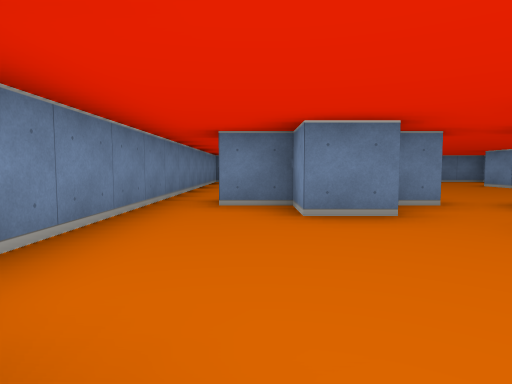
view 1 (above)

12 first-person views from a walk through a cub3D ray-caster map. The camera is about half as high as the walls, tilts 4° down and sees 75° across. The floor is counted in squares. Each view is taken from the middle of a square. On the plan, view 1 faces up. The plan holds only what a view shows up to about 9 squares ahead; the rest is blank.

view 2
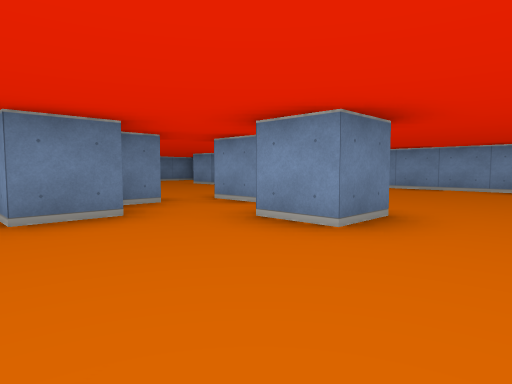

view 3
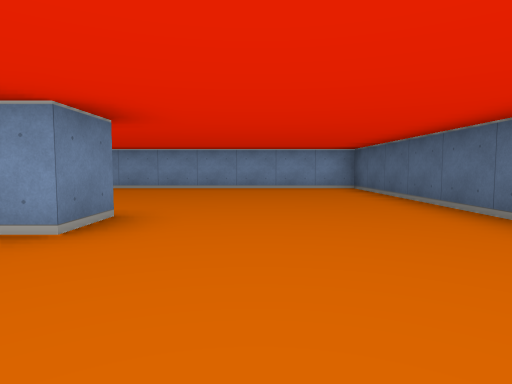

view 4
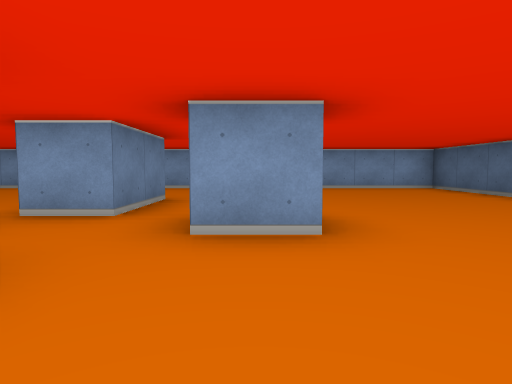

view 5
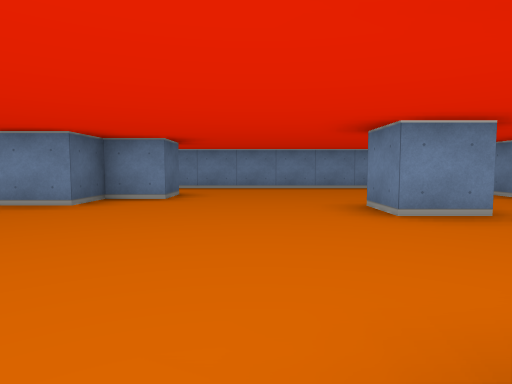

view 6
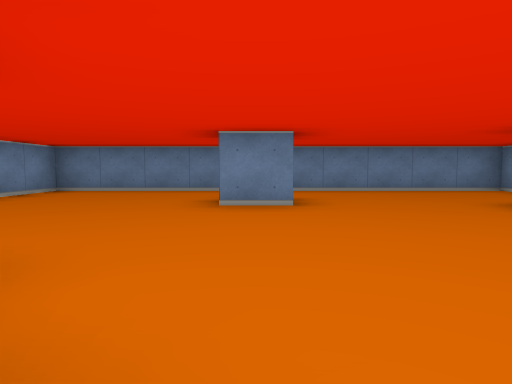

view 7
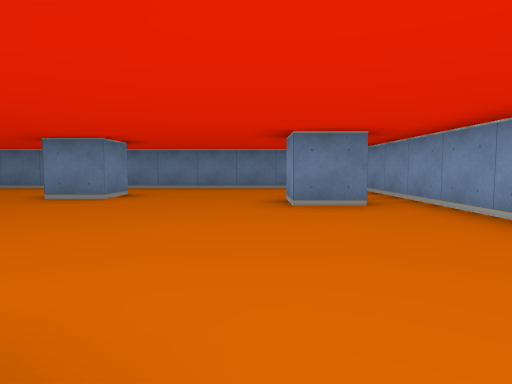

view 8
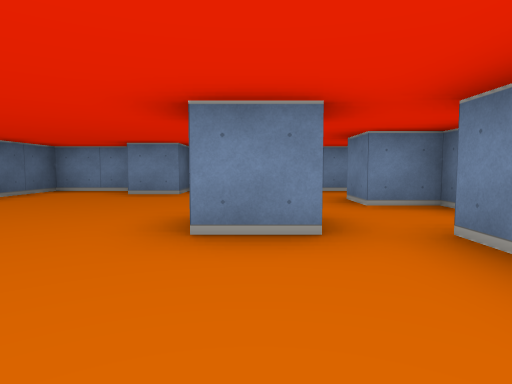

view 9
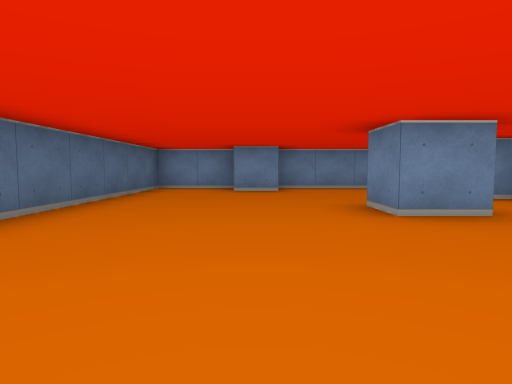

view 10
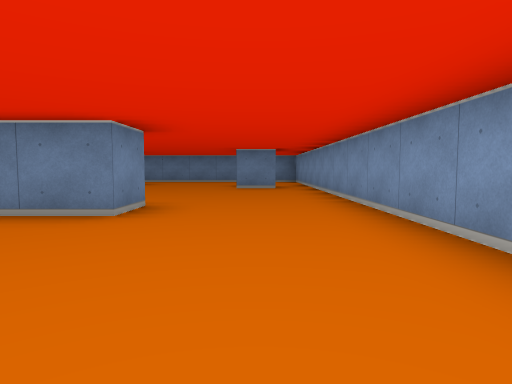

view 11
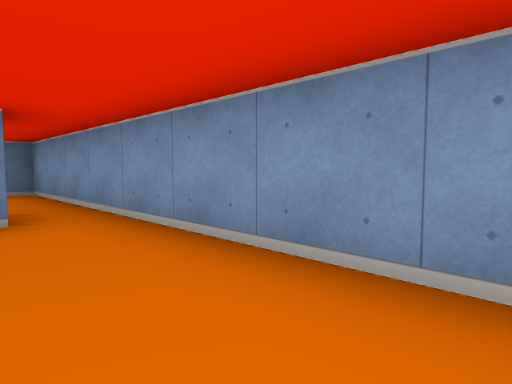

view 12
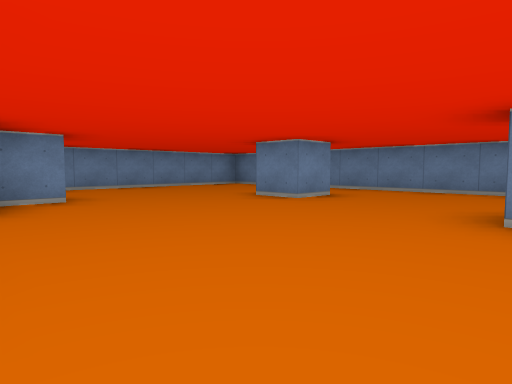

### Floor plan
Points are (right, up) in squares from view 1. A wall is a line through its corners. A room is listed if a view was taken in it or the views show most of it. See-through windows are left out.
Room 1 (views 1, 2, 3, 4, 5, 6, 7, 8, 9, 10, 11, 12)
walls: (5.5, 4.5) (5.5, 3.5) (3.5, 3.5) (3.5, 4.5); (3.5, 2.6) (3.5, 1.5) (2.5, 1.5) (2.5, 2.5); (0.5, 6.5) (1.5, 6.5) (1.5, 5.5) (2.5, 5.5) (2.5, 4.5) (1.5, 4.5) (1.5, 3.5) (0.5, 3.5) (0.5, 4.5) (-0.5, 4.5); (7.6, 8.5) (6.5, 8.5) (6.5, 9.5); (3.5, 10.6) (3.5, 9.5) (2.5, 9.5); (-1.5, -0.5) (-1.5, -2.5) (8.5, -2.5) (8.5, 12.5) (-1.5, 12.5) (-1.5, 0.5) (-0.5, 0.5) (-0.5, -0.5)

Where each view was taken, in squares from view 1:
view 1: 0 up, 0 right, facing up
view 2: 0 up, 0 right, facing up-right
view 3: 0 up, 0 right, facing right
view 4: 2 up, 0 right, facing right
view 5: 8 up, 7 right, facing left
view 6: 5 up, 3 right, facing up
view 7: 4 up, 6 right, facing up
view 8: 2 up, 6 right, facing left
view 9: 0 up, 7 right, facing left
view 10: 0 up, 7 right, facing up
view 11: 5 up, 7 right, facing up-right
view 12: 5 up, 7 right, facing up-left
